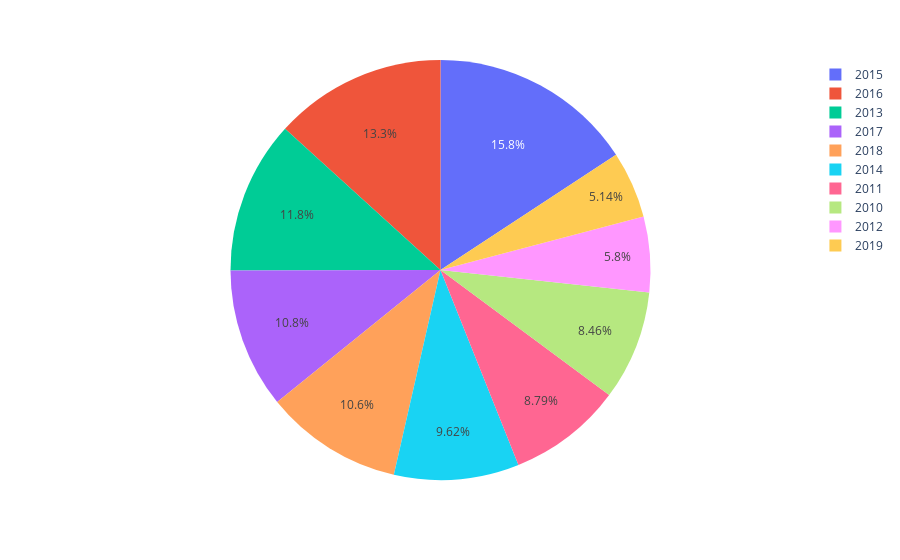

Write notebook code for a chart like this one.
### Markdown cell above
### Gráfico de Pizza e Rosca - Ano e gênero

### Code cell
fig4 = px.pie(df_empilhado, values="title", names="year")
fig4.show()

### Figure 1 — Plotly figure (JSON) as saved in the notebook; plotly's stock layout.template omitted (floating-point values rounded to 4 significant figures; data arrays with more than 128 entries replaced by an {"elided": "..."} marker saying what was removed)
{"data": [{"domain": {"x": [0, 1], "y": [0, 1]}, "hovertemplate": "year=%{label}<br>title=%{value}<extra></extra>", "labels": {"elided": "147 int values"}, "legendgroup": "", "name": "", "showlegend": true, "type": "pie", "values": {"elided": "147 int values"}}], "layout": {"legend": {"tracegroupgap": 0}, "margin": {"t": 60}}}
